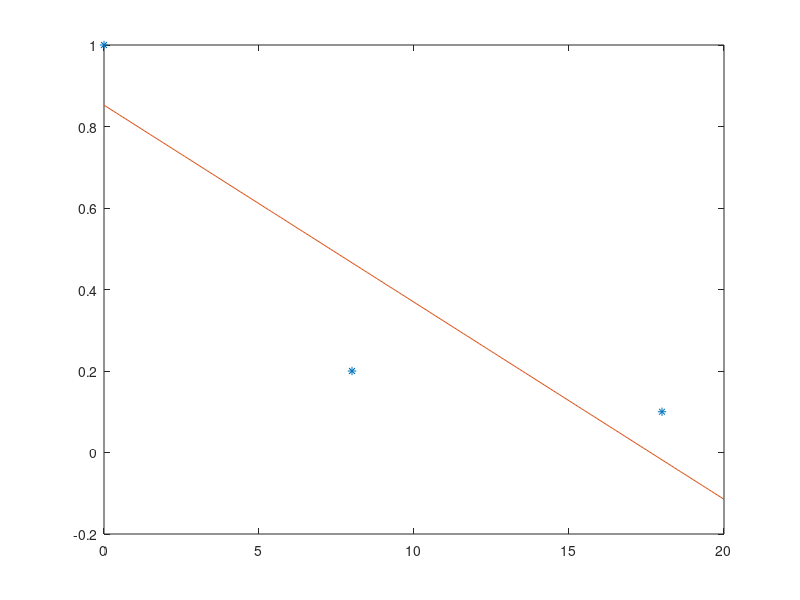
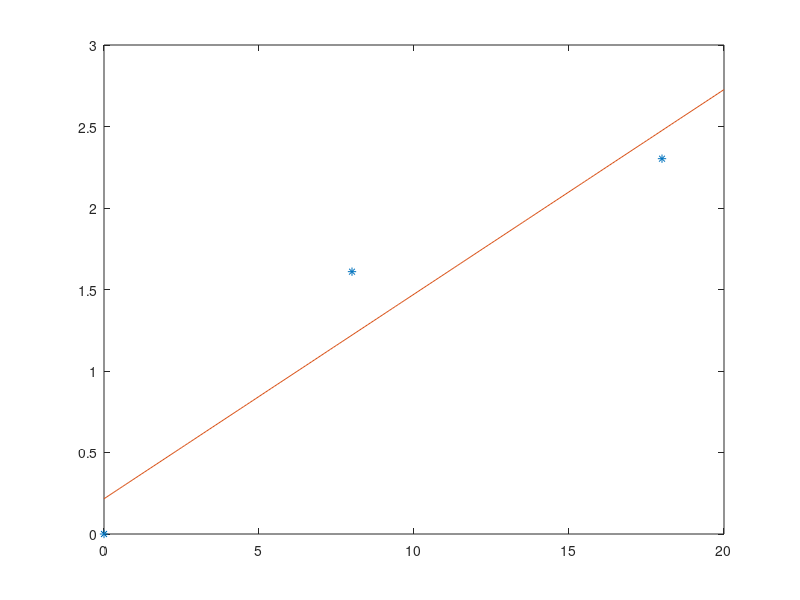
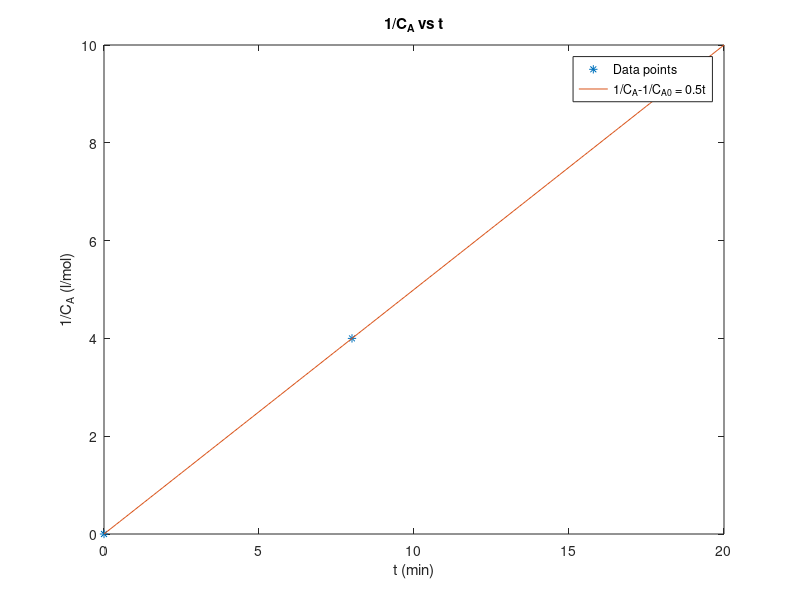

Source code (MATLAB) for these figures, in order:
t = [0, 8, 18];
C_a = [1, 0.2, 0.1];

p1 = polyfit(t, C_a, 1);
x = 0:0.1:20;
y1 = polyval(p1, x);
figure;
plot(t, C_a, '*', x, y1);

ln_C = log(C_a(1)./C_a);
p2 = polyfit(t, ln_C, 1);
y2 = polyval(p2, x);
figure;
plot(t, ln_C, '*', x, y2);

C_a_inv = 1./C_a - 1./C_a(1);
p3 = polyfit(t, C_a_inv, 1);
y3 = polyval(p3, x);
figure;
plot(t, C_a_inv, '*', x, y3);
hold on;
title('1/C_{A} vs t');
xlabel('t (min)');
ylabel('1/C_{A} (l/mol)');
legend('Data points', '1/C_{A}-1/C_{A0} = 0.5t');